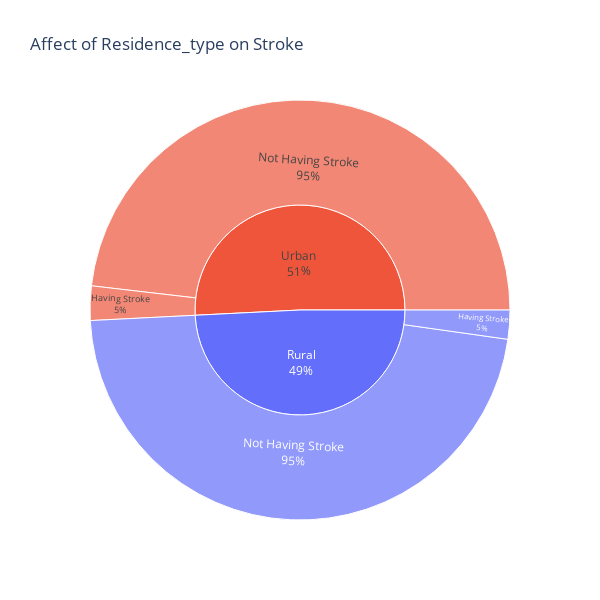

Here is the notebook cell this chart was saved with:
### Code cell
def fig2():
    r = x.groupby(['Residence_type', 'stroke']).agg({'stroke': 'count'}).rename(columns = {'stroke': 'count'}).reset_index()
    y1 = plt1.sunburst(Residence_type, path = ['Residence_type', 'stroke'], values = 'count', color = 'Residence_type', title = 'Affect of Residence_type on Stroke', width = 600, height = 600)
    y1.update_traces(textinfo = 'label + percent parent')
    y1.show()
fig2()

### Figure 1 — Plotly figure (JSON) as saved in the notebook; plotly's stock layout.template omitted (floating-point values rounded to 4 significant figures)
{"data": [{"branchvalues": "total", "customdata": [["Rural"], ["Urban"], ["Rural"], ["Urban"], ["Rural"], ["Urban"]], "domain": {"x": [0, 1], "y": [0, 1]}, "hovertemplate": "labels=%{label}<br>count=%{value}<br>parent=%{parent}<br>id=%{id}<br>Residence_type=%{customdata[0]}<extra></extra>", "ids": ["Rural/Having Stroke", "Urban/Having Stroke", "Rural/Not Having Stroke", "Urban/Not Having Stroke", "Rural", "Urban"], "labels": ["Having Stroke", "Having Stroke", "Not Having Stroke", "Not Having Stroke", "Rural", "Urban"], "marker": {"colors": ["#636efa", "#EF553B", "#636efa", "#EF553B", "#636efa", "#EF553B"]}, "name": "", "parents": ["Rural", "Urban", "Rural", "Urban", "", ""], "textinfo": "label+percent parent", "type": "sunburst", "values": [114, 135, 2400, 2461, 2514, 2596]}], "layout": {"height": 600, "legend": {"tracegroupgap": 0}, "title": {"text": "Affect of Residence_type on Stroke"}, "width": 600}}
